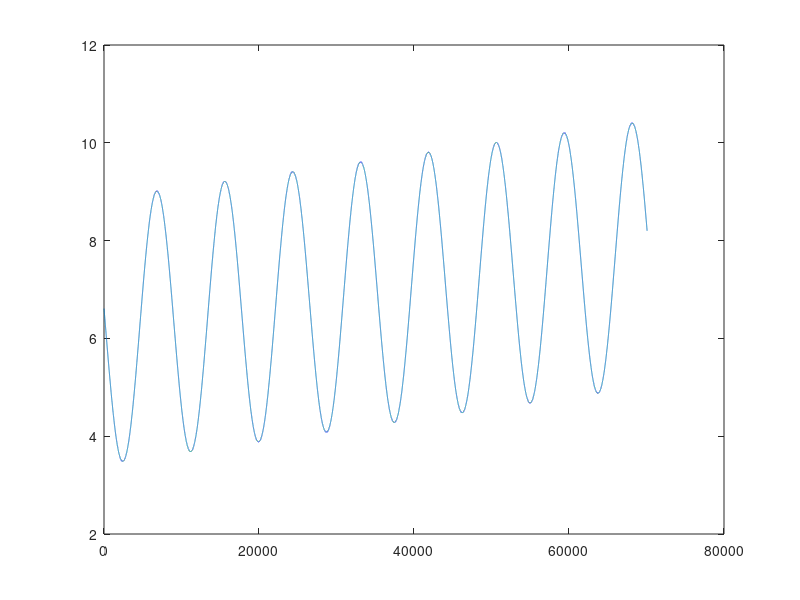

Reproduce this figure in MATLAB.
clear all;

% psmax = 75000;
% psmin = 100000;
% ks = 0.045;
% pfmax = 300000;
% kf = 0.08;
% p0 = 10000;
% 
% ps = @(t) psmax.*exp(-ks.*t) + psmin;
% pf = @(t) pfmax/(1+((pfmax/p0)-1).*exp(-kf.*t));

%befolkningsökningen kan defineras som Pf - Ps
% funktion ska lösas för när förort är 20% större än stan (pf - 1,2ps = 0)

% f = @(t) pfmax./(1+((pfmax./(p0))-1)*exp(-kf.*t)) - 1.2*(psmax*exp(-ks.*t)+psmin);
% fp = @(t) 4050*exp(0.045.*t) + ((696000*exp(-0.08.*t))./((29*exp(-0.08.*t)+1).^2));
% 
% tol = 1e-8;
% delta_t = 1;
% t = 20;
% 
% guess = [];
% 
% while delta_t > tol
%     tnext = t - f(t)/fp(t);
%     delta_t = abs(tnext-t);
%     t = tnext;
%     guess = [guess, t];
% end
% 
% Hn = abs(guess(2:end)-guess(1:end-1));
% konv = 

% --------------------------------------------------------------------------

load("STOCKHOLMSDATA.mat");

c3 = [];
c1 = repelem(1, 70080);
c1 = c1';

c2 = 0:1:70079;
c2 = c2';
%c3 = sin(2.*pi./(365*24).*((0:1:70080);

for n = 0:70079
    a = sin(((2*pi)/(365*24))*(n-240));
    c3 = [c3, a];
end

c3 = c3';

t = 0:1:70080;
t = t';

Ainterp = [c1 c2 c3];

cinterp = Ainterp\Tm;
x = 0:1:70079;
T = cinterp(1) + cinterp(2).*x + cinterp(3).*sin(((2*pi)/(365*24))*(x-240));
T = T';
residual = abs(norm((Tm-T).^2));

% x = 0:1:70080;
% i = lsqr(Ainterp, Tm);
% T = i(1) + i(2) + i(3).*sin(((2*pi)/(365*24))*(x-240));

plot(x, T)

% xlabel("Tid i timmar")
% ylabel("Temperatur i C")

%T = @(t) c(1) + c(2).*t + c(3).*sin(2.*pi.*(t-240));

%Tmc = y




